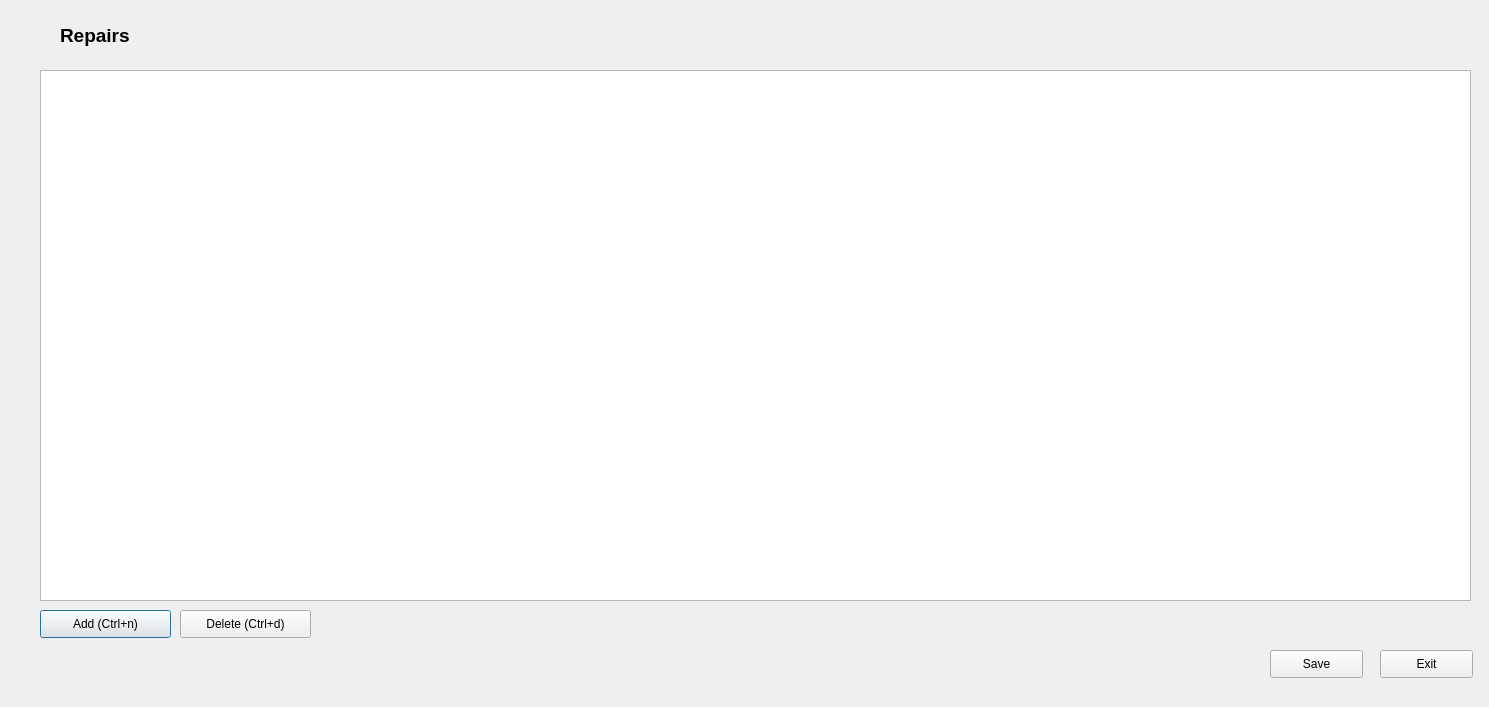
<?xml version="1.0" encoding="UTF-8"?>
<ui version="4.0">
 <class>Form</class>
 <widget class="QDialog" name="Form">
  <property name="geometry">
   <rect>
    <x>0</x>
    <y>0</y>
    <width>1489</width>
    <height>707</height>
   </rect>
  </property>
  <property name="windowTitle">
   <string>Dialog</string>
  </property>
  <widget class="QTableView" name="view">
   <property name="geometry">
    <rect>
     <x>40</x>
     <y>70</y>
     <width>1431</width>
     <height>531</height>
    </rect>
   </property>
   <property name="alternatingRowColors">
    <bool>true</bool>
   </property>
   <property name="selectionBehavior">
    <enum>QAbstractItemView::SelectRows</enum>
   </property>
   <property name="sortingEnabled">
    <bool>true</bool>
   </property>
  </widget>
  <widget class="QLabel" name="label">
   <property name="geometry">
    <rect>
     <x>60</x>
     <y>20</y>
     <width>241</width>
     <height>31</height>
    </rect>
   </property>
   <property name="font">
    <font>
     <pointsize>14</pointsize>
     <weight>75</weight>
     <bold>true</bold>
    </font>
   </property>
   <property name="text">
    <string>Repairs</string>
   </property>
  </widget>
  <widget class="QPushButton" name="add">
   <property name="geometry">
    <rect>
     <x>40</x>
     <y>610</y>
     <width>131</width>
     <height>28</height>
    </rect>
   </property>
   <property name="text">
    <string>Add (Ctrl+n)</string>
   </property>
  </widget>
  <widget class="QPushButton" name="remove">
   <property name="geometry">
    <rect>
     <x>180</x>
     <y>610</y>
     <width>131</width>
     <height>28</height>
    </rect>
   </property>
   <property name="text">
    <string>Delete (Ctrl+d)</string>
   </property>
  </widget>
  <widget class="QPushButton" name="exit">
   <property name="geometry">
    <rect>
     <x>1380</x>
     <y>650</y>
     <width>93</width>
     <height>28</height>
    </rect>
   </property>
   <property name="text">
    <string>Exit</string>
   </property>
  </widget>
  <widget class="QPushButton" name="save">
   <property name="geometry">
    <rect>
     <x>1270</x>
     <y>650</y>
     <width>93</width>
     <height>28</height>
    </rect>
   </property>
   <property name="text">
    <string>Save</string>
   </property>
  </widget>
 </widget>
 <resources/>
 <connections/>
</ui>
